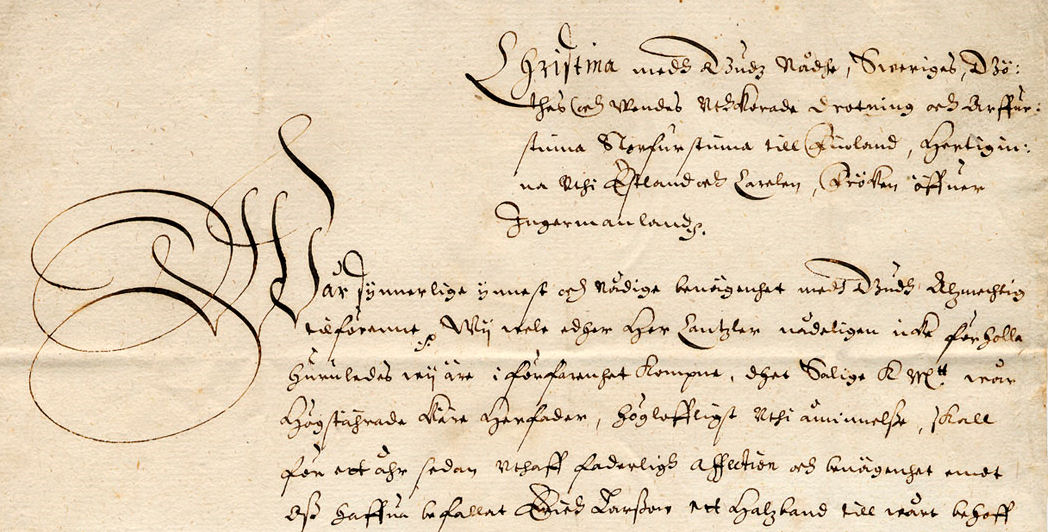
#> input picture data/raw/handwritten_letters/brev3.jpg, 1048 x 532 px
$ python preprocess.py --input_dir ../data/raw/handwritten_letters --output_dir out
#> lines starting #> are read from the running program, lines starting #| are printed output that depends on the picture; after the words box and inside, x2 and y2 are one past the last pixel; in counts of white or black regions, pixels touching at a corner belong together
#> in preprocess_folder, img is the input picture: shape (532, 1048, 3); mean B, G, R 183, 208.8, 226.5
from __future__ import annotations

import os
from pathlib import Path
import cv2
import numpy as np
from tqdm import tqdm


def preprocess_image_bgr(img_bgr: np.ndarray) -> np.ndarray:
    """
    Preprocess for OCR:
    - grayscale
    - CLAHE contrast
    - denoise
    - adaptive threshold
    - morphology cleanup
    Returns a single-channel uint8 image.
    """
    gray = cv2.cvtColor(img_bgr, cv2.COLOR_BGR2GRAY)
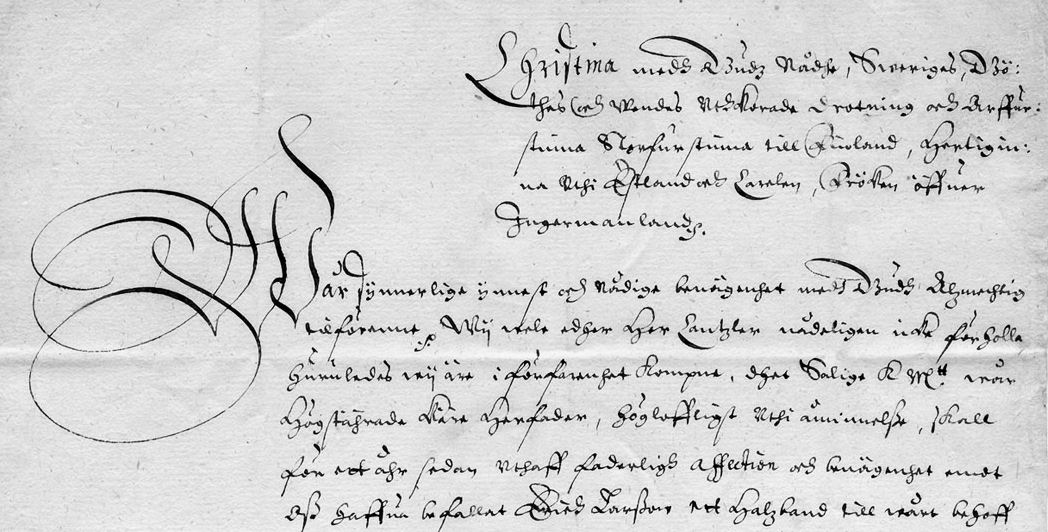
#> gray: shape (532, 1048); min 0, max 253, mean 211.2

    # Contrast enhancement (good for scans)
    clahe = cv2.createCLAHE(clipLimit=2.0, tileGridSize=(8, 8))
    gray = clahe.apply(gray)
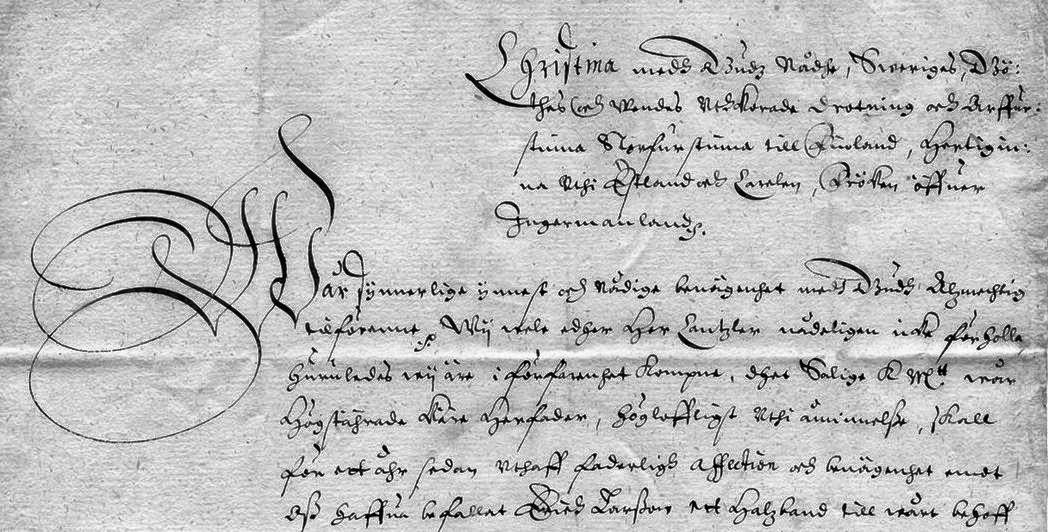
#> gray: shape (532, 1048); min 1, max 254, mean 190.8

    # Mild denoise
    gray = cv2.fastNlMeansDenoising(gray, h=10)

    # Adaptive threshold (robust to uneven lighting)
    thr = cv2.adaptiveThreshold(
        gray, 255, cv2.ADAPTIVE_THRESH_GAUSSIAN_C, cv2.THRESH_BINARY, 35, 11
    )
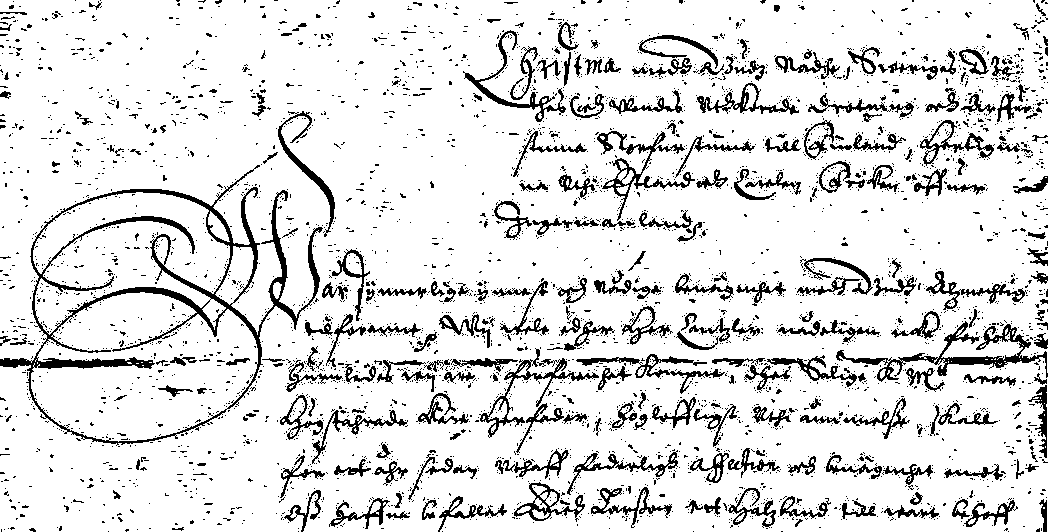
#> thr: shape (532, 1048); 87.4% white; 4257 black regions (3988 under 20 px), largest, box (x1, y1, x2, y2) and area: (0, 165, 323, 446) 8596, (836, 321, 1048, 382) 2227, (597, 131, 695, 221) 1374

    # Remove small speckles / close tiny gaps
    kernel = np.ones((2, 2), np.uint8)
    thr = cv2.morphologyEx(thr, cv2.MORPH_OPEN, kernel, iterations=1)
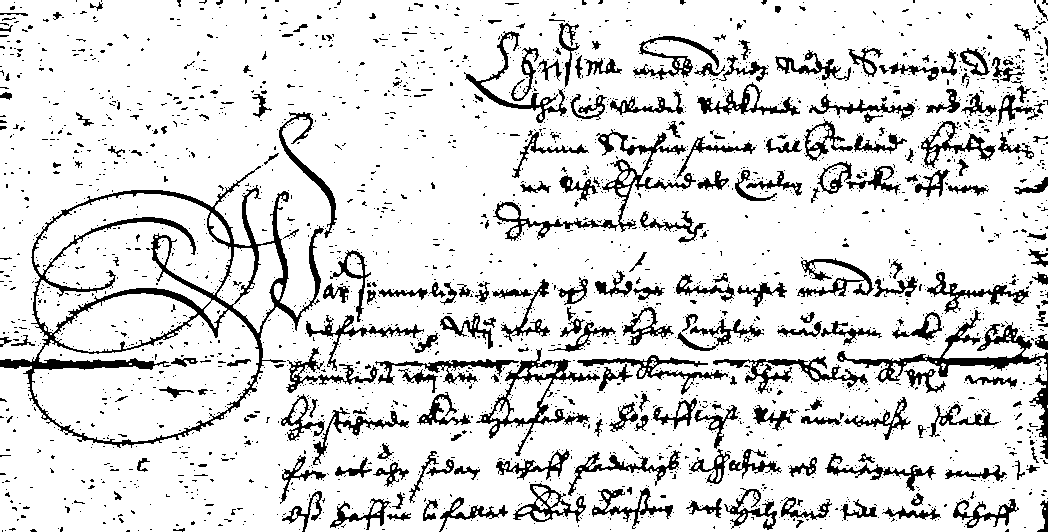
#> thr: shape (532, 1048); 86.3% white; 2617 black regions (2374 under 20 px), largest, box (x1, y1, x2, y2) and area: (0, 166, 324, 448) 9804, (837, 310, 1048, 459) 3098, (493, 129, 696, 241) 2397
    thr = cv2.morphologyEx(thr, cv2.MORPH_CLOSE, kernel, iterations=1)
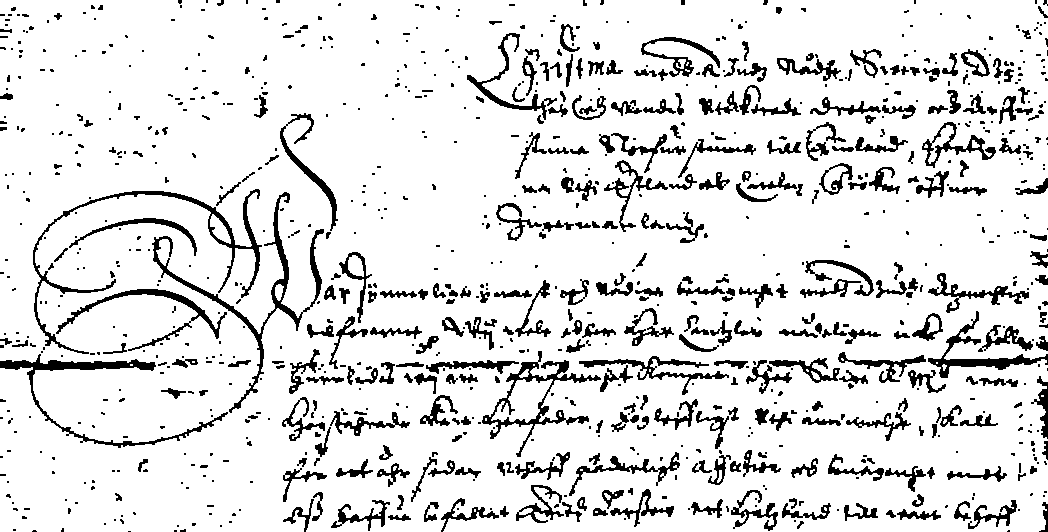
#> thr: shape (532, 1048); 88% white; 958 black regions (610 under 20 px), largest, box (x1, y1, x2, y2) and area: (152, 192, 324, 413) 2524, (33, 189, 262, 354) 2435, (0, 354, 228, 448) 2018

    return thr


def preprocess_folder(input_dir: str, output_dir: str) -> None:
    in_dir = Path(input_dir)
    out_dir = Path(output_dir)
    out_dir.mkdir(parents=True, exist_ok=True)

    exts = {".png", ".jpg", ".jpeg", ".tif", ".tiff", ".bmp", ".webp"}
    paths = [p for p in in_dir.rglob("*") if p.suffix.lower() in exts]

    if not paths:
        raise FileNotFoundError(f"No images found in {in_dir}")

    for p in tqdm(paths, desc="Preprocessing"):
        img = cv2.imread(str(p))
        if img is None:
            print(f"Warning: could not read {p}")
            continue

        out = preprocess_image_bgr(img)

        rel = p.relative_to(in_dir)
        out_path = out_dir / rel
        out_path.parent.mkdir(parents=True, exist_ok=True)

        # Save as PNG to avoid JPEG artifacts
        out_path = out_path.with_suffix(".png")
        cv2.imwrite(str(out_path), out)


if __name__ == "__main__":
    import argparse

    ap = argparse.ArgumentParser()
    ap.add_argument("--input_dir", required=True)
    ap.add_argument("--output_dir", required=True)
    args = ap.parse_args()

    preprocess_folder(args.input_dir, args.output_dir)
